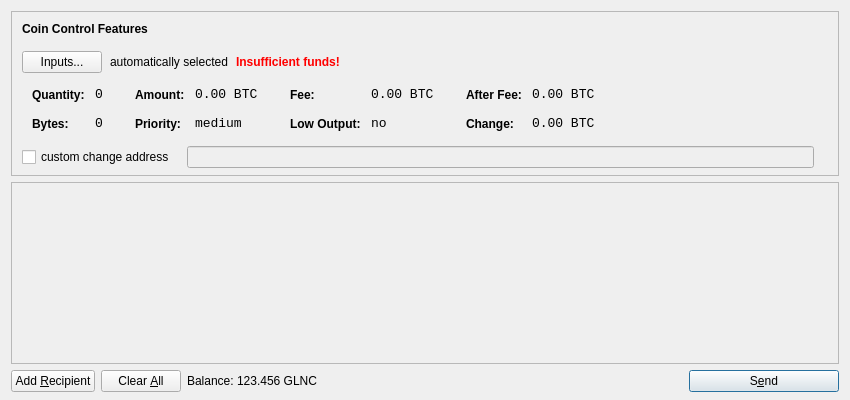
<?xml version="1.0" encoding="UTF-8"?>
<ui version="4.0">
 <class>SendCoinsDialog</class>
 <widget class="QDialog" name="SendCoinsDialog">
  <property name="geometry">
   <rect>
    <x>0</x>
    <y>0</y>
    <width>850</width>
    <height>400</height>
   </rect>
  </property>
  <property name="windowTitle">
   <string>Send Coins</string>
  </property>
  <layout class="QVBoxLayout" name="verticalLayout" stretch="0,1,0">
   <property name="bottomMargin">
    <number>8</number>
   </property>
   <item>
    <widget class="QFrame" name="frameCoinControl">
     <property name="sizePolicy">
      <sizepolicy hsizetype="Expanding" vsizetype="Expanding">
       <horstretch>0</horstretch>
       <verstretch>0</verstretch>
      </sizepolicy>
     </property>
     <property name="maximumSize">
      <size>
       <width>16777215</width>
       <height>16777215</height>
      </size>
     </property>
     <property name="frameShape">
      <enum>QFrame::StyledPanel</enum>
     </property>
     <property name="frameShadow">
      <enum>QFrame::Sunken</enum>
     </property>
     <layout class="QVBoxLayout" name="verticalLayoutCoinControl2">
      <property name="spacing">
       <number>-1</number>
      </property>
      <property name="leftMargin">
       <number>0</number>
      </property>
      <property name="topMargin">
       <number>0</number>
      </property>
      <property name="rightMargin">
       <number>0</number>
      </property>
      <property name="bottomMargin">
       <number>6</number>
      </property>
      <item>
       <layout class="QVBoxLayout" name="verticalLayoutCoinControl" stretch="0,0,0,0,1">
        <property name="spacing">
         <number>0</number>
        </property>
        <property name="leftMargin">
         <number>10</number>
        </property>
        <property name="topMargin">
         <number>10</number>
        </property>
        <item>
         <layout class="QHBoxLayout" name="horizontalLayoutCoinControl1">
          <property name="bottomMargin">
           <number>15</number>
          </property>
          <item>
           <widget class="QLabel" name="labelCoinControlFeatures">
            <property name="sizePolicy">
             <sizepolicy hsizetype="Preferred" vsizetype="Maximum">
              <horstretch>0</horstretch>
              <verstretch>0</verstretch>
             </sizepolicy>
            </property>
            <property name="font">
             <font>
              <weight>75</weight>
              <bold>true</bold>
             </font>
            </property>
            <property name="styleSheet">
             <string notr="true">font-weight:bold;</string>
            </property>
            <property name="text">
             <string>Coin Control Features</string>
            </property>
           </widget>
          </item>
         </layout>
        </item>
        <item>
         <layout class="QHBoxLayout" name="horizontalLayoutCoinControl2" stretch="0,0,0,0">
          <property name="spacing">
           <number>8</number>
          </property>
          <property name="bottomMargin">
           <number>10</number>
          </property>
          <item>
           <widget class="QPushButton" name="pushButtonCoinControl">
            <property name="styleSheet">
             <string notr="true"/>
            </property>
            <property name="text">
             <string>Inputs...</string>
            </property>
           </widget>
          </item>
          <item>
           <widget class="QLabel" name="labelCoinControlAutomaticallySelected">
            <property name="text">
             <string>automatically selected</string>
            </property>
            <property name="margin">
             <number>5</number>
            </property>
           </widget>
          </item>
          <item>
           <widget class="QLabel" name="labelCoinControlInsuffFunds">
            <property name="font">
             <font>
              <weight>75</weight>
              <bold>true</bold>
             </font>
            </property>
            <property name="styleSheet">
             <string notr="true">color:red;font-weight:bold;</string>
            </property>
            <property name="text">
             <string>Insufficient funds!</string>
            </property>
            <property name="margin">
             <number>5</number>
            </property>
           </widget>
          </item>
          <item>
           <spacer name="horizontalSpacerCoinControl">
            <property name="orientation">
             <enum>Qt::Horizontal</enum>
            </property>
            <property name="sizeHint" stdset="0">
             <size>
              <width>40</width>
              <height>1</height>
             </size>
            </property>
           </spacer>
          </item>
         </layout>
        </item>
        <item>
         <widget class="QWidget" name="widgetCoinControl" native="true">
          <property name="sizePolicy">
           <sizepolicy hsizetype="Preferred" vsizetype="Preferred">
            <horstretch>0</horstretch>
            <verstretch>0</verstretch>
           </sizepolicy>
          </property>
          <property name="minimumSize">
           <size>
            <width>0</width>
            <height>0</height>
           </size>
          </property>
          <property name="styleSheet">
           <string notr="true"/>
          </property>
          <layout class="QHBoxLayout" name="horizontalLayoutCoinControl5">
           <property name="margin">
            <number>0</number>
           </property>
           <item>
            <layout class="QHBoxLayout" name="horizontalLayoutCoinControl3" stretch="0,0,0,1">
             <property name="spacing">
              <number>20</number>
             </property>
             <property name="topMargin">
              <number>0</number>
             </property>
             <property name="bottomMargin">
              <number>10</number>
             </property>
             <item>
              <layout class="QFormLayout" name="formLayoutCoinControl1">
               <property name="horizontalSpacing">
                <number>10</number>
               </property>
               <property name="verticalSpacing">
                <number>14</number>
               </property>
               <property name="leftMargin">
                <number>10</number>
               </property>
               <property name="topMargin">
                <number>4</number>
               </property>
               <property name="rightMargin">
                <number>6</number>
               </property>
               <item row="0" column="0">
                <widget class="QLabel" name="labelCoinControlQuantityText">
                 <property name="styleSheet">
                  <string notr="true">font-weight:bold;</string>
                 </property>
                 <property name="text">
                  <string>Quantity:</string>
                 </property>
                 <property name="margin">
                  <number>0</number>
                 </property>
                </widget>
               </item>
               <item row="0" column="1">
                <widget class="QLabel" name="labelCoinControlQuantity">
                 <property name="font">
                  <font>
                   <family>Monospace</family>
                   <pointsize>10</pointsize>
                  </font>
                 </property>
                 <property name="cursor">
                  <cursorShape>IBeamCursor</cursorShape>
                 </property>
                 <property name="contextMenuPolicy">
                  <enum>Qt::ActionsContextMenu</enum>
                 </property>
                 <property name="text">
                  <string notr="true">0</string>
                 </property>
                 <property name="margin">
                  <number>0</number>
                 </property>
                 <property name="textInteractionFlags">
                  <set>Qt::LinksAccessibleByMouse|Qt::TextSelectableByKeyboard|Qt::TextSelectableByMouse</set>
                 </property>
                </widget>
               </item>
               <item row="1" column="0">
                <widget class="QLabel" name="labelCoinControlBytesText">
                 <property name="styleSheet">
                  <string notr="true">font-weight:bold;</string>
                 </property>
                 <property name="text">
                  <string>Bytes:</string>
                 </property>
                </widget>
               </item>
               <item row="1" column="1">
                <widget class="QLabel" name="labelCoinControlBytes">
                 <property name="font">
                  <font>
                   <family>Monospace</family>
                   <pointsize>10</pointsize>
                  </font>
                 </property>
                 <property name="cursor">
                  <cursorShape>IBeamCursor</cursorShape>
                 </property>
                 <property name="contextMenuPolicy">
                  <enum>Qt::ActionsContextMenu</enum>
                 </property>
                 <property name="text">
                  <string notr="true">0</string>
                 </property>
                 <property name="textInteractionFlags">
                  <set>Qt::LinksAccessibleByMouse|Qt::TextSelectableByKeyboard|Qt::TextSelectableByMouse</set>
                 </property>
                </widget>
               </item>
              </layout>
             </item>
             <item>
              <layout class="QFormLayout" name="formLayoutCoinControl2">
               <property name="horizontalSpacing">
                <number>10</number>
               </property>
               <property name="verticalSpacing">
                <number>14</number>
               </property>
               <property name="leftMargin">
                <number>6</number>
               </property>
               <property name="topMargin">
                <number>4</number>
               </property>
               <property name="rightMargin">
                <number>6</number>
               </property>
               <item row="0" column="0">
                <widget class="QLabel" name="labelCoinControlAmountText">
                 <property name="styleSheet">
                  <string notr="true">font-weight:bold;</string>
                 </property>
                 <property name="text">
                  <string>Amount:</string>
                 </property>
                 <property name="margin">
                  <number>0</number>
                 </property>
                </widget>
               </item>
               <item row="0" column="1">
                <widget class="QLabel" name="labelCoinControlAmount">
                 <property name="font">
                  <font>
                   <family>Monospace</family>
                   <pointsize>10</pointsize>
                  </font>
                 </property>
                 <property name="cursor">
                  <cursorShape>IBeamCursor</cursorShape>
                 </property>
                 <property name="contextMenuPolicy">
                  <enum>Qt::ActionsContextMenu</enum>
                 </property>
                 <property name="text">
                  <string notr="true">0.00 BTC</string>
                 </property>
                 <property name="textInteractionFlags">
                  <set>Qt::LinksAccessibleByMouse|Qt::TextSelectableByKeyboard|Qt::TextSelectableByMouse</set>
                 </property>
                </widget>
               </item>
               <item row="1" column="0">
                <widget class="QLabel" name="labelCoinControlPriorityText">
                 <property name="styleSheet">
                  <string notr="true">font-weight:bold;</string>
                 </property>
                 <property name="text">
                  <string>Priority:</string>
                 </property>
                </widget>
               </item>
               <item row="1" column="1">
                <widget class="QLabel" name="labelCoinControlPriority">
                 <property name="font">
                  <font>
                   <family>Monospace</family>
                   <pointsize>10</pointsize>
                  </font>
                 </property>
                 <property name="cursor">
                  <cursorShape>IBeamCursor</cursorShape>
                 </property>
                 <property name="contextMenuPolicy">
                  <enum>Qt::ActionsContextMenu</enum>
                 </property>
                 <property name="text">
                  <string>medium</string>
                 </property>
                 <property name="textInteractionFlags">
                  <set>Qt::LinksAccessibleByMouse|Qt::TextSelectableByKeyboard|Qt::TextSelectableByMouse</set>
                 </property>
                </widget>
               </item>
              </layout>
             </item>
             <item>
              <layout class="QFormLayout" name="formLayoutCoinControl3">
               <property name="horizontalSpacing">
                <number>10</number>
               </property>
               <property name="verticalSpacing">
                <number>14</number>
               </property>
               <property name="leftMargin">
                <number>6</number>
               </property>
               <property name="topMargin">
                <number>4</number>
               </property>
               <property name="rightMargin">
                <number>6</number>
               </property>
               <item row="0" column="0">
                <widget class="QLabel" name="labelCoinControlFeeText">
                 <property name="styleSheet">
                  <string notr="true">font-weight:bold;</string>
                 </property>
                 <property name="text">
                  <string>Fee:</string>
                 </property>
                 <property name="margin">
                  <number>0</number>
                 </property>
                </widget>
               </item>
               <item row="0" column="1">
                <widget class="QLabel" name="labelCoinControlFee">
                 <property name="font">
                  <font>
                   <family>Monospace</family>
                   <pointsize>10</pointsize>
                  </font>
                 </property>
                 <property name="cursor">
                  <cursorShape>IBeamCursor</cursorShape>
                 </property>
                 <property name="contextMenuPolicy">
                  <enum>Qt::ActionsContextMenu</enum>
                 </property>
                 <property name="text">
                  <string notr="true">0.00 BTC</string>
                 </property>
                 <property name="textInteractionFlags">
                  <set>Qt::LinksAccessibleByMouse|Qt::TextSelectableByKeyboard|Qt::TextSelectableByMouse</set>
                 </property>
                </widget>
               </item>
               <item row="1" column="0">
                <widget class="QLabel" name="labelCoinControlLowOutputText">
                 <property name="styleSheet">
                  <string notr="true">font-weight:bold;</string>
                 </property>
                 <property name="text">
                  <string>Low Output:</string>
                 </property>
                </widget>
               </item>
               <item row="1" column="1">
                <widget class="QLabel" name="labelCoinControlLowOutput">
                 <property name="font">
                  <font>
                   <family>Monospace</family>
                   <pointsize>10</pointsize>
                  </font>
                 </property>
                 <property name="cursor">
                  <cursorShape>IBeamCursor</cursorShape>
                 </property>
                 <property name="contextMenuPolicy">
                  <enum>Qt::ActionsContextMenu</enum>
                 </property>
                 <property name="text">
                  <string>no</string>
                 </property>
                 <property name="textInteractionFlags">
                  <set>Qt::LinksAccessibleByMouse|Qt::TextSelectableByKeyboard|Qt::TextSelectableByMouse</set>
                 </property>
                </widget>
               </item>
              </layout>
             </item>
             <item>
              <layout class="QFormLayout" name="formLayoutCoinControl4">
               <property name="horizontalSpacing">
                <number>10</number>
               </property>
               <property name="verticalSpacing">
                <number>14</number>
               </property>
               <property name="leftMargin">
                <number>6</number>
               </property>
               <property name="topMargin">
                <number>4</number>
               </property>
               <property name="rightMargin">
                <number>6</number>
               </property>
               <item row="0" column="0">
                <widget class="QLabel" name="labelCoinControlAfterFeeText">
                 <property name="styleSheet">
                  <string notr="true">font-weight:bold;</string>
                 </property>
                 <property name="text">
                  <string>After Fee:</string>
                 </property>
                 <property name="margin">
                  <number>0</number>
                 </property>
                </widget>
               </item>
               <item row="0" column="1">
                <widget class="QLabel" name="labelCoinControlAfterFee">
                 <property name="font">
                  <font>
                   <family>Monospace</family>
                   <pointsize>10</pointsize>
                  </font>
                 </property>
                 <property name="cursor">
                  <cursorShape>IBeamCursor</cursorShape>
                 </property>
                 <property name="contextMenuPolicy">
                  <enum>Qt::ActionsContextMenu</enum>
                 </property>
                 <property name="text">
                  <string notr="true">0.00 BTC</string>
                 </property>
                 <property name="textInteractionFlags">
                  <set>Qt::LinksAccessibleByMouse|Qt::TextSelectableByKeyboard|Qt::TextSelectableByMouse</set>
                 </property>
                </widget>
               </item>
               <item row="1" column="0">
                <widget class="QLabel" name="labelCoinControlChangeText">
                 <property name="styleSheet">
                  <string notr="true">font-weight:bold;</string>
                 </property>
                 <property name="text">
                  <string>Change:</string>
                 </property>
                </widget>
               </item>
               <item row="1" column="1">
                <widget class="QLabel" name="labelCoinControlChange">
                 <property name="font">
                  <font>
                   <family>Monospace</family>
                   <pointsize>10</pointsize>
                  </font>
                 </property>
                 <property name="cursor">
                  <cursorShape>IBeamCursor</cursorShape>
                 </property>
                 <property name="contextMenuPolicy">
                  <enum>Qt::ActionsContextMenu</enum>
                 </property>
                 <property name="text">
                  <string notr="true">0.00 BTC</string>
                 </property>
                 <property name="textInteractionFlags">
                  <set>Qt::LinksAccessibleByMouse|Qt::TextSelectableByKeyboard|Qt::TextSelectableByMouse</set>
                 </property>
                </widget>
               </item>
              </layout>
             </item>
            </layout>
           </item>
          </layout>
         </widget>
        </item>
        <item>
         <layout class="QHBoxLayout" name="horizontalLayoutCoinControl4" stretch="0,0,0">
          <property name="spacing">
           <number>12</number>
          </property>
          <property name="sizeConstraint">
           <enum>QLayout::SetDefaultConstraint</enum>
          </property>
          <property name="topMargin">
           <number>5</number>
          </property>
          <property name="rightMargin">
           <number>5</number>
          </property>
          <item>
           <widget class="QCheckBox" name="checkBoxCoinControlChange">
            <property name="text">
             <string>custom change address</string>
            </property>
           </widget>
          </item>
          <item>
           <widget class="QLineEdit" name="lineEditCoinControlChange">
            <property name="enabled">
             <bool>false</bool>
            </property>
            <property name="sizePolicy">
             <sizepolicy hsizetype="Expanding" vsizetype="Fixed">
              <horstretch>0</horstretch>
              <verstretch>0</verstretch>
             </sizepolicy>
            </property>
           </widget>
          </item>
          <item>
           <widget class="QLabel" name="labelCoinControlChangeLabel">
            <property name="sizePolicy">
             <sizepolicy hsizetype="Preferred" vsizetype="Expanding">
              <horstretch>0</horstretch>
              <verstretch>0</verstretch>
             </sizepolicy>
            </property>
            <property name="minimumSize">
             <size>
              <width>0</width>
              <height>0</height>
             </size>
            </property>
            <property name="text">
             <string/>
            </property>
            <property name="margin">
             <number>3</number>
            </property>
           </widget>
          </item>
         </layout>
        </item>
        <item>
         <spacer name="verticalSpacerCoinControl">
          <property name="orientation">
           <enum>Qt::Vertical</enum>
          </property>
          <property name="sizeHint" stdset="0">
           <size>
            <width>800</width>
            <height>1</height>
           </size>
          </property>
         </spacer>
        </item>
       </layout>
      </item>
     </layout>
    </widget>
   </item>
   <item>
    <widget class="QScrollArea" name="scrollArea">
     <property name="widgetResizable">
      <bool>true</bool>
     </property>
     <widget class="QWidget" name="scrollAreaWidgetContents">
      <property name="geometry">
       <rect>
        <x>0</x>
        <y>0</y>
        <width>830</width>
        <height>165</height>
       </rect>
      </property>
      <layout class="QVBoxLayout" name="verticalLayout_2">
       <property name="margin">
        <number>0</number>
       </property>
       <item>
        <layout class="QVBoxLayout" name="entries">
         <property name="spacing">
          <number>6</number>
         </property>
        </layout>
       </item>
       <item>
        <spacer name="verticalSpacer">
         <property name="orientation">
          <enum>Qt::Vertical</enum>
         </property>
         <property name="sizeHint" stdset="0">
          <size>
           <width>20</width>
           <height>40</height>
          </size>
         </property>
        </spacer>
       </item>
      </layout>
     </widget>
    </widget>
   </item>
   <item>
    <layout class="QHBoxLayout" name="horizontalLayout">
     <item>
      <widget class="QPushButton" name="addButton">
       <property name="toolTip">
        <string>Send to multiple recipients at once</string>
       </property>
       <property name="text">
        <string>Add &amp;Recipient</string>
       </property>
       <property name="icon">
        <iconset resource="../bitcoin.qrc">
         <normaloff>:/icons/add</normaloff>:/icons/add</iconset>
       </property>
       <property name="autoDefault">
        <bool>false</bool>
       </property>
      </widget>
     </item>
     <item>
      <widget class="QPushButton" name="clearButton">
       <property name="sizePolicy">
        <sizepolicy hsizetype="Minimum" vsizetype="Fixed">
         <horstretch>0</horstretch>
         <verstretch>0</verstretch>
        </sizepolicy>
       </property>
       <property name="toolTip">
        <string>Remove all transaction fields</string>
       </property>
       <property name="text">
        <string>Clear &amp;All</string>
       </property>
       <property name="icon">
        <iconset resource="../bitcoin.qrc">
         <normaloff>:/icons/remove</normaloff>:/icons/remove</iconset>
       </property>
       <property name="autoRepeatDelay">
        <number>300</number>
       </property>
       <property name="autoDefault">
        <bool>false</bool>
       </property>
      </widget>
     </item>
     <item>
      <layout class="QHBoxLayout" name="horizontalLayout_2">
       <property name="spacing">
        <number>3</number>
       </property>
       <item>
        <widget class="QLabel" name="label">
         <property name="text">
          <string>Balance:</string>
         </property>
        </widget>
       </item>
       <item>
        <widget class="QLabel" name="labelBalance">
         <property name="cursor">
          <cursorShape>IBeamCursor</cursorShape>
         </property>
         <property name="text">
          <string>123.456 GLNC</string>
         </property>
         <property name="textInteractionFlags">
          <set>Qt::LinksAccessibleByMouse|Qt::TextSelectableByKeyboard|Qt::TextSelectableByMouse</set>
         </property>
        </widget>
       </item>
      </layout>
     </item>
     <item>
      <spacer name="horizontalSpacer">
       <property name="orientation">
        <enum>Qt::Horizontal</enum>
       </property>
       <property name="sizeHint" stdset="0">
        <size>
         <width>40</width>
         <height>20</height>
        </size>
       </property>
      </spacer>
     </item>
     <item>
      <widget class="QPushButton" name="sendButton">
       <property name="minimumSize">
        <size>
         <width>150</width>
         <height>0</height>
        </size>
       </property>
       <property name="toolTip">
        <string>Confirm the send action</string>
       </property>
       <property name="text">
        <string>S&amp;end</string>
       </property>
       <property name="icon">
        <iconset resource="../bitcoin.qrc">
         <normaloff>:/icons/send</normaloff>:/icons/send</iconset>
       </property>
       <property name="default">
        <bool>true</bool>
       </property>
      </widget>
     </item>
    </layout>
   </item>
  </layout>
 </widget>
 <resources>
  <include location="../bitcoin.qrc"/>
 </resources>
 <connections/>
</ui>
